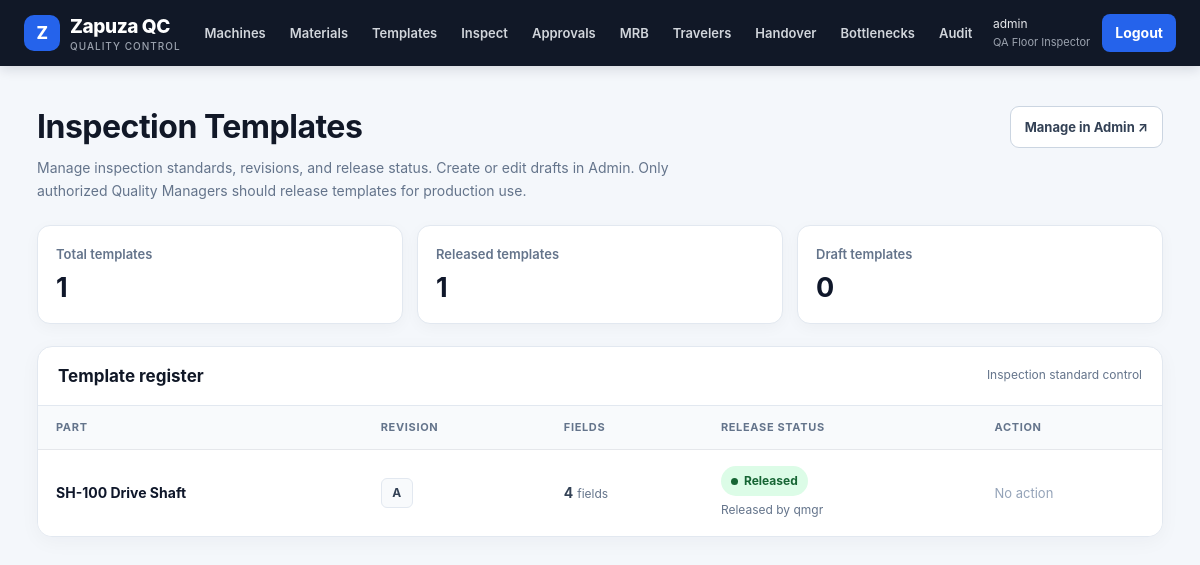
Page /quality/templates/ (signed in) on the committed database.
### accounts/models.py (models this page shows)
class User(AbstractUser):
    class Role(models.TextChoices):
        PLANT_MANAGER = "PM", "Plant Manager"
        QUALITY_ENGINEER = "QE", "Quality Engineer"
        QUALITY_MANAGER = "QM", "Quality Manager"
        SUPERVISOR = "SUP", "Shift Supervisor"
        INSPECTOR = "INS", "QA Floor Inspector"
        OPERATOR = "OPR", "Machine Operator"
        DOCK_CLERK = "DOCK", "Dock Clerk"
        WAREHOUSE = "WH", "Warehouse Clerk"
    role = models.CharField(max_length=5, choices=Role.choices, default=Role.INSPECTOR)

### quality/models.py (models this page shows, shortened)
class InspectionTemplate(models.Model):
    part = models.ForeignKey("plant.Part", on_delete=models.PROTECT)
    revision = models.CharField(max_length=10)                    # Rev A, Rev B ...
    drawing = models.FileField(upload_to="drawings/", blank=True)
    created_by = models.ForeignKey(settings.AUTH_USER_MODEL, null=True, blank=True, related_name="+", on_delete=models.SET_NULL)
    approved_by = models.ForeignKey(settings.AUTH_USER_MODEL, null=True, blank=True, related_name="+", on_delete=models.SET_NULL)
    is_released = models.BooleanField(default=False)
    released_at = models.DateTimeField(null=True, blank=True)
    class Meta:
        unique_together = ("part", "revision")

### plant/models.py (models this page shows)
class Part(models.Model):
    part_number = models.CharField(max_length=40, unique=True)
    name = models.CharField(max_length=100)
    def __str__(self): return f"{self.part_number} {self.name}"

### quality/views.py (the view)
# urls.py: path("templates/", views.tpl_list, name="tpl_list"),
@role_required("QE", "QM", "PM")
def tpl_list(request):
    return render(request, "quality/tpl_list.html", {"templates": InspectionTemplate.objects.select_related("part")})

### templates/quality/tpl_list.html (shortened to what this page needs)
{% extends "base.html" %}
{% block content %}
<div class="templates-page">
    <header class="templates-header">
        <div>
            <h2>Inspection Templates</h2>
            <p>
                Manage inspection standards, revisions, and release status.
                Create or edit drafts in Admin. Only authorized Quality Managers
                should release templates for production use.
            </p>
        </div>
        <a
            href="/admin/quality/inspectiontemplate/"
            class="admin-link"
        >
            Manage in Admin ↗
        </a>
    </header>
    <section class="templates-summary">
        <div class="summary-card">
            <div class="summary-label">Total templates</div>
            <div class="summary-value">{{ templates|length }}</div>
        </div>
        <div class="summary-card">
            <div class="summary-label">Released templates</div>
            <div class="summary-value">
                {% with released_count=0 %}
                    <span id="released-count">—</span>
                {% endwith %}
            </div>
        </div>
        <div class="summary-card">
            <div class="summary-label">Draft templates</div>
            <div class="summary-value">
                <span id="draft-count">—</span>
            </div>
        </div>
    </section>
    <section class="templates-panel">
        <div class="panel-header">
            <h3>Template register</h3>
            <span>Inspection standard control</span>
        </div>
        <div class="table-scroll">
            <table class="templates-table">
                <thead>
                    <tr>
                        <th>Part</th>
                        <th>Revision</th>
                        <th>Fields</th>
                        <th>Release status</th>
                        <th>Action</th>
                    </tr>
                </thead>
                <tbody>
                    {% for t in templates %}
                    <tr>
                        <td data-label="Part">
                            <span class="part-name">{{ t.part }}</span>
                        </td>
                        <td data-label="Revision">
                            <span class="revision">{{ t.revision }}</span>
                        </td>
                        <td data-label="Fields">
                            <span class="field-count">{{ t.fields.count }}</span>
                            <span style="color:#64748b;font-size:12px;">fields</span>
                        </td>
                        <td data-label="Release status">
                            {% if t.is_released %}
                                <span class="status-badge status-released">
                                    Released
                                </span>
                                <span class="approved-by">
                                    Released by {{ t.approved_by|default:"Quality Manager" }}
                                </span>
                            {% else %}
                                <span class="status-badge status-draft">
                                    Draft
                                </span>
                            {% endif %}
                        </td>
                        <td data-label="Action">
                            {% if not t.is_released %}
                                <form
                                    method="post"
                                    action="{% url 'tpl_release' t.pk %}"
                                    class="release-form"
                                    onsubmit="return confirm('Release this inspection template? Please verify the part, revision, and inspection fields before continuing.');"
                                >
                                    {% csrf_token %}
                                    <button type="submit" class="release-button">
                                        Release template
                                    </button>
                                </form>
                            {% else %}
                                <span style="color:#94a3b8;font-size:13px;">
                                    No action
                                </span>
                            {% endif %}
                        </td>
                    </tr>
                    {% endfor %}
                </tbody>
            </table>
        </div>
    </section>
</div>
{% endblock %}

### templates/base.html (shortened to what this page needs)
<!doctype html>
<html lang="en">
<head>
    {% load static %}
    <link rel="stylesheet" href="{% static 'css/style.css' %}">
</head>
<body>
    <nav class="topbar" aria-label="Main navigation">
        <div class="topbar-inner">
            <a href="/" class="brand">
                <span class="brand-mark" aria-hidden="true">Z</span>
                <span>
                    Zapuza QC
                    <span class="brand-subtitle">Quality Control</span>
                </span>
            </a>
            {% if user.is_authenticated %}
                <div class="nav-content" id="nav-content">
                    <div class="nav-links">
                        <a href="{% url 'machine_list' %}">Machines</a>
                        <a href="{% url 'lot_list' %}">Materials</a>
                        <a href="{% url 'tpl_list' %}">Templates</a>
                        <a href="{% url 'scan' %}">Inspect</a>
                        <a href="{% url 'queue' %}">Approvals</a>
                        <a href="{% url 'mrb' %}">MRB</a>
                        <a href="{% url 'trav_list' %}">Travelers</a>
                        <a href="{% url 'handover_list' %}">Handover</a>
                        <a href="{% url 'bottlenecks' %}">Bottlenecks</a>
                        <a href="{% url 'audit_list' %}">Audit</a>
                    </div>
                    <div class="nav-account">
                        <div class="user-info">
                            {{ user.username }}
                            <span class="user-role">
                                {{ user.get_role_display|default:"User" }}
                            </span>
                        </div>
                        <form method="post" action="{% url 'logout' %}" class="logout-form">
                            <button type="submit" style="min-height:38px;padding:8px 13px;">
                                Logout
                            </button>
                        </form>
                    </div>
                </div>
            {% endif %}
        </div>
    </nav>
    <main id="main-content">
        {% block content %}{% endblock %}
    </main>
</body>
</html>

### static/css/style.css (style rules this page uses)
.status-badge { display: inline-flex; align-items: center; gap: 8px; padding: 7px 12px; border-radius: 30px; font-size: 12px; font-weight: 750; white-space: nowrap; }

### templates/base.html (style rules this page uses)
:root { --qc-primary: #2563eb; --qc-primary-dark: #1d4ed8; --qc-sidebar: #111827; --qc-sidebar-hover: #1f2937; --qc-text: #172033; --qc-muted: #64748b; --qc-border: #e2e8f0; --qc-surface: #ffffff; --qc-background: #f4f7fb; --qc-success: #15803d; --qc-danger: #dc2626; --qc-warning: #b45309; }
* { box-sizing: border-box; }
html { min-height: 100%; scroll-behavior: smooth; }
body { min-height: 100vh; margin: 0; font-family: Inter, system-ui, -apple-system, BlinkMacSystemFont, "Segoe UI", sans-serif; font-size: 15px; line-height: 1.55; color: var(--qc-text); background: var(--qc-background); }
a { color: var(--qc-primary); }
.topbar { position: sticky; top: 0; z-index: 100; background: var(--qc-sidebar); color: #fff; box-shadow: 0 3px 12px rgba(15, 23, 42, 0.14); }
.topbar-inner { display: flex; align-items: center; flex-wrap: wrap; gap: 14px; max-width: 1600px; min-height: 66px; margin: 0 auto; padding: 10px 24px; }
.brand { display: inline-flex; align-items: center; gap: 10px; flex-shrink: 0; color: #fff; font-size: 19px; font-weight: 800; letter-spacing: -0.4px; text-decoration: none; }
.brand-mark { display: grid; place-items: center; width: 36px; height: 36px; border-radius: 10px; background: var(--qc-primary); color: #fff; font-size: 17px; font-weight: 800; }
.brand-subtitle { display: block; margin-top: -2px; color: #9ca3af; font-size: 10px; font-weight: 500; letter-spacing: 1px; text-transform: uppercase; }
.nav-content { display: flex; flex: 1; align-items: center; flex-wrap: wrap; gap: 6px; min-width: 0; }
.nav-links { display: flex; flex: 1; align-items: center; flex-wrap: wrap; gap: 4px; min-width: 0; }
.nav-links a { display: inline-flex; align-items: center; min-height: 38px; padding: 8px 10px; border-radius: 7px; color: #d1d5db; font-size: 13px; font-weight: 600; text-decoration: none; transition: background 0.15s ease, color 0.15s ease; }
.nav-account { display: flex; align-items: center; flex-wrap: wrap; gap: 12px; margin-left: auto; }
.user-info { max-width: 220px; color: #e5e7eb; font-size: 12px; overflow-wrap: anywhere; }
.user-role { display: block; color: #9ca3af; font-size: 11px; }
.logout-form { display: inline-flex; margin: 0; }
main { width: 100%; max-width: 1600px; min-height: calc(100vh - 66px); margin: 0 auto; padding: 28px 24px 40px; }
h1, h2, h3, h4 { color: #111827; line-height: 1.3; }
h2 { margin-top: 0; font-size: clamp(23px, 3vw, 30px); font-weight: 750; letter-spacing: -0.4px; }
h3 { font-size: 19px; }
p { line-height: 1.65; }
button, .btn, input, select, textarea { max-width: 100%; min-height: 42px; padding: 10px 12px; border: 1px solid #cbd5e1; border-radius: 8px; font: inherit; font-size: 14px; box-sizing: border-box; }
button, .btn { display: inline-flex; align-items: center; justify-content: center; gap: 6px; width: auto; border: 0; background: var(--qc-primary); color: #fff; font-weight: 650; text-align: center; text-decoration: none; cursor: pointer; transition: background 0.15s ease; }
table { width: 100%; border-collapse: collapse; background: #fff; }
th, td { padding: 12px 14px; border-bottom: 1px solid #e5e7eb; text-align: left; vertical-align: top; overflow-wrap: anywhere; }
th { background: #f8fafc; color: #64748b; font-size: 11px; font-weight: 750; letter-spacing: 0.05em; text-transform: uppercase; white-space: nowrap; }
td { font-size: 14px; }
tbody tr:last-child td { border-bottom: 0; }

### rows in the picture
User: username "admin", role "QA Floor Inspector"
InspectionTemplate: part "SH-100 Drive Shaft", revision "A", fields.count "4", approved_by "qmgr", is_released "No action"

### other values in the picture
{{ templates|length }} "1"
